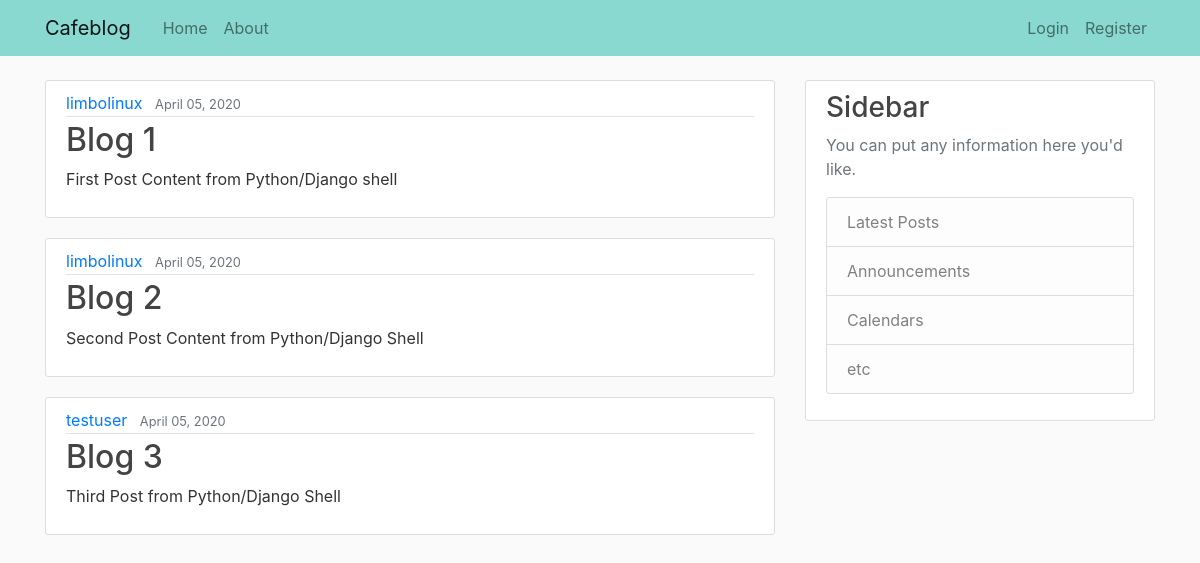
The app's page /, older data.
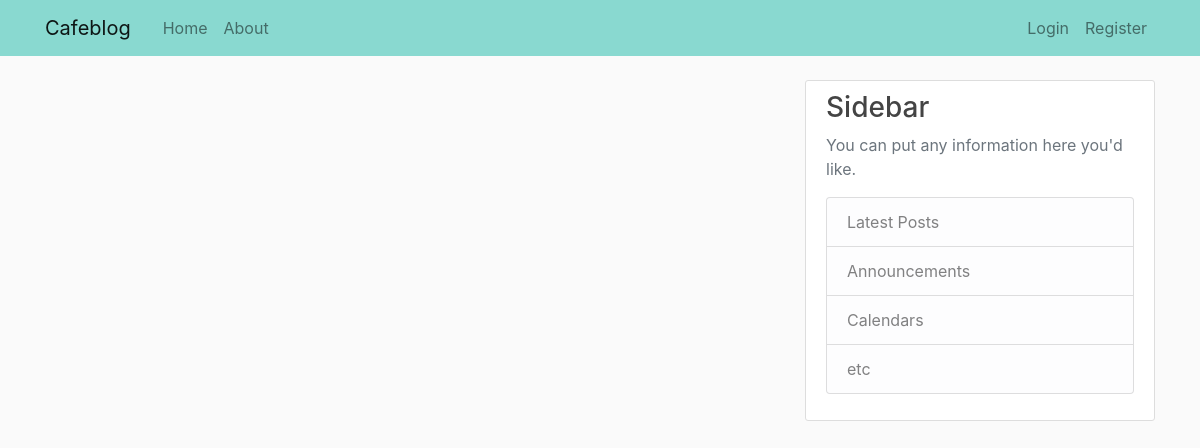
The same page, newer data.
### blog/models.py (models this page shows, shortened)
class Post(models.Model):
    title = models.CharField(max_length=100)
    content = models.TextField()
    date_posted = models.DateTimeField(default=timezone.now)
    author = models.ForeignKey(User, on_delete=models.CASCADE)

### blog/views.py (the view)
# urls.py: 2. Add a URL to urlpatterns:  path('', views.home, name='home')
def home(request):
    context = {
        'posts': Post.objects.all()
    }
    return render(request, 'blog/home.html', context)

### blog/templates/blog/home.html (shortened to what this page needs)
{% extends "blog/base.html"%}
{% block content %}
    {% for post in posts %}
        <article class="media content-section">
            <div class="media-body">
                <div class="article-metadata">
                    <a class="mr-2" href="#">{{ post.author }}</a>
                    <small class="text-muted">{{ post.date_posted|date:"F d, Y" }}</small>
                </div>
                <h2><a class="article-title" href="#">{{ post.title }}</a></h2>
                <p class="article-content">{{ post.content }}</p>
            </div>
        </article>
    {% endfor %}
{% endblock content %}

### blog/templates/blog/base.html (shortened to what this page needs)
{% load static %}
<!DOCTYPE html>
<html lang="en">
<head>
    <link rel="stylesheet" href="https://maxcdn.bootstrapcdn.com/bootstrap/4.0.0/css/bootstrap.min.css">
    <link rel="stylesheet" type="text/css" href="{% static 'blog/main.css' %}">
</head>
<body>
    <header class="site-header">
        <nav class="navbar navbar-expand-md navbar-light fixed-top" style="background-color: #89d9d0;">
            <div class="container">
                <a class="navbar-brand mr-4" href="{% url 'blog-home' %}">Cafeblog</a>
                <div class="collapse navbar-collapse" id="navbarToggle">
                    <div class="navbar-nav mr-auto">
                        <a class="nav-item nav-link" href="{% url 'blog-home' %}" >Home</a>
                        <a class="nav-item nav-link" href="{% url 'blog-about' %}">About</a>
                    </div>
                    <div class="navbar-nav">
                        {% if user.is_authenticated %}
                        <a class="nav-item nav-link" href="{% url 'profile'%}">Profile</a>
                        <a class="nav-item nav-link" href="{% url 'logout'%}">Logout</a>
                        {% else %}
                        <a class="nav-item nav-link" href="{% url 'login'%}">Login</a>
                        <a class="nav-item nav-link" href="{% url 'register'%}">Register</a>
                        {% endif %}
                    </div>
                </div>
            </div>
        </nav>
    </header>
    <main role="main" class="container">
        <div class="row">
            <div class="col-md-8">
                {% block content %}{% endblock %}
            </div>
            <div class="col-md-4">
                <div class="content-section">
                    <h3>Sidebar</h3>
                    <p class='text-muted'>You can put any information here you'd like.
                        <ul class="list-group">
                            <li class="list-group-item list-group-item-light">Latest Posts</li>
                            <li class="list-group-item list-group-item-light">Announcements</li>
                            <li class="list-group-item list-group-item-light">Calendars</li>
                            <li class="list-group-item list-group-item-light">etc</li>
                        </ul>
                    </p>
                </div>
            </div>
        </div>
    </main>
</body>
</html>

### blog/static/blog/main.css (style rules this page uses)
body { background: #fafafa; color: #333333; margin-top: 5rem; }
h1, h2, h3, h4, h5, h6 { color: #444444; }
ul { margin: 0; }
.content-section { background: #ffffff; padding: 10px 20px; border: 1px solid #dddddd; border-radius: 3px; margin-bottom: 20px; }

Row changes from the older to the newer data that the page shows:
removed Post: author "limbolinux", date_posted "April 05, 2020", title "Blog 1", content "First Post Content from Python/Django shell"
removed Post: author "limbolinux", date_posted "April 05, 2020", title "Blog 2", content "Second Post Content from Python/Django Shell"
removed Post: author "testuser", date_posted "April 05, 2020", title "Blog 3", content "Third Post from Python/Django Shell"
